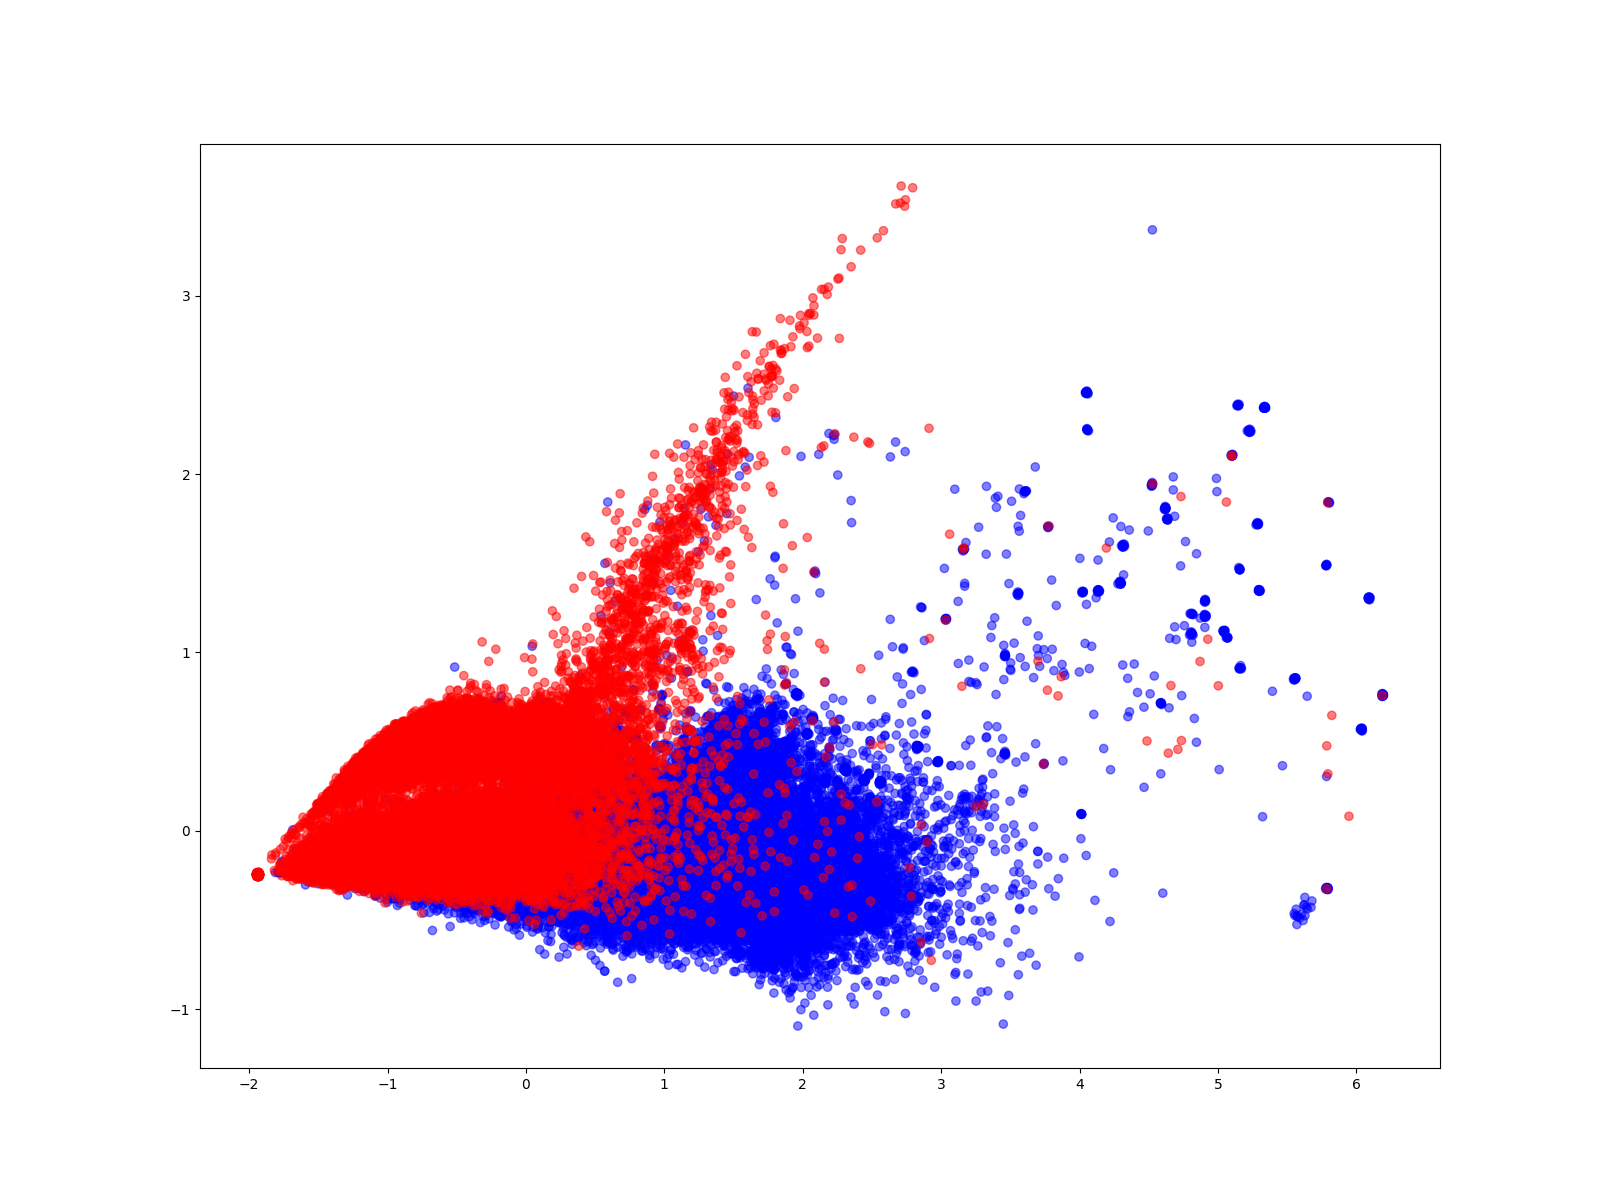

The Python source for this figure:
import matplotlib.pyplot as plt
from math import isclose
from sklearn.decomposition import PCA
import os
import networkx as nx
import numpy as np
import pandas as pd
from stellargraph import StellarGraph, datasets
from stellargraph.data import EdgeSplitter
from collections import Counter
import multiprocessing
from IPython.display import display, HTML
from sklearn.model_selection import train_test_split
from stellargraph.mapper import KGTripleGenerator
from stellargraph.layer import ComplEx
from tensorflow.keras import callbacks, optimizers, losses, metrics, regularizers, Model

#access the data
g0 = nx.read_graphml('/srv/abacus-1/txnetworks_blockchains/bitcoin/heur_1_networks_day/2019-12-31.graphml.bz2')
for i in range(1, 5):
    globals()["g"+str(i)] = nx.read_graphml('/srv/abacus-1/txnetworks_blockchains/bitcoin/heur_1_networks_day/2020-01-0' + str(i) + '.graphml.bz2')
for j in range(0, 3):
    globals()["g"+str(5 + j)] = nx.read_graphml('/srv/abacus-1/txnetworks_blockchains/bitcoin/heur_1_networks_week/2020-01-' + str(11 + j*7) + '.graphml.bz2')
g8 = nx.read_graphml('/srv/abacus-1/txnetworks_blockchains/bitcoin/heur_1_networks_week/2020-02-01.graphml.bz2')
g9 = nx.read_graphml('/srv/abacus-1/txnetworks_blockchains/bitcoin/heur_1_networks_week/2020-02-08.graphml.bz2')
for j in range(2, 5):
    globals()["g"+str(8 + j)] = nx.read_graphml('/srv/abacus-1/txnetworks_blockchains/bitcoin/heur_1_networks_week/2020-02-' + str(1 + j*7) + '.graphml.bz2')
g13 = nx.read_graphml('/srv/abacus-1/txnetworks_blockchains/bitcoin/heur_1_networks_week/2020-03-07.graphml.bz2')
for j in range(1, 4):
    globals()["g"+str(13 + j)] = nx.read_graphml('/srv/abacus-1/txnetworks_blockchains/bitcoin/heur_1_networks_week/2020-03-' + str(7 + j*7) + '.graphml.bz2')
g17 = nx.read_graphml('/srv/abacus-1/txnetworks_blockchains/bitcoin/heur_1_networks_week/2020-04-04.graphml.bz2')
for j in range(1, 4):
    globals()["g"+str(17 + j)] = nx.read_graphml('/srv/abacus-1/txnetworks_blockchains/bitcoin/heur_1_networks_week/2020-04-' + str(4 + j*7) + '.graphml.bz2')
g21 = nx.read_graphml('/srv/abacus-1/txnetworks_blockchains/bitcoin/heur_1_networks_week/2020-05-02.graphml.bz2')
g22 = nx.read_graphml('/srv/abacus-1/txnetworks_blockchains/bitcoin/heur_1_networks_week/2020-05-09.graphml.bz2')
for j in range(1, 4):
    globals()["g"+str(22 + j)] = nx.read_graphml('/srv/abacus-1/txnetworks_blockchains/bitcoin/heur_1_networks_week/2020-05-' + str(9 + j*7) + '.graphml.bz2')
g26 = nx.read_graphml('/srv/abacus-1/txnetworks_blockchains/bitcoin/heur_1_networks_week/2020-06-06.graphml.bz2')
for j in range(1, 4):
    globals()["g"+str(26 + j)] = nx.read_graphml('/srv/abacus-1/txnetworks_blockchains/bitcoin/heur_1_networks_week/2020-06-' + str(6 + j*7) + '.graphml.bz2')
g30 = nx.read_graphml('/srv/abacus-1/txnetworks_blockchains/bitcoin/heur_1_networks_week/2020-07-04.graphml.bz2')
for j in range(1, 4):
    globals()["g"+str(30 + j)] = nx.read_graphml('/srv/abacus-1/txnetworks_blockchains/bitcoin/heur_1_networks_week/2020-07-' + str(4 + j*7) + '.graphml.bz2')
g34 = nx.read_graphml('/srv/abacus-1/txnetworks_blockchains/bitcoin/heur_1_networks_week/2020-08-01.graphml.bz2')
g35 = nx.read_graphml('/srv/abacus-1/txnetworks_blockchains/bitcoin/heur_1_networks_week/2020-08-08.graphml.bz2')
for j in range(1, 4):
    globals()["g"+str(35 + j)] = nx.read_graphml('/srv/abacus-1/txnetworks_blockchains/bitcoin/heur_1_networks_week/2020-08-' + str(8 + j*7) + '.graphml.bz2')
g39 = nx.read_graphml('/srv/abacus-1/txnetworks_blockchains/bitcoin/heur_1_networks_week/2020-09-05.graphml.bz2')
for j in range(1, 4):
    globals()["g"+str(39 + j)] = nx.read_graphml('/srv/abacus-1/txnetworks_blockchains/bitcoin/heur_1_networks_week/2020-09-' + str(5 + j*7) + '.graphml.bz2')
g43 = nx.read_graphml('/srv/abacus-1/txnetworks_blockchains/bitcoin/heur_1_networks_week/2020-10-03.graphml.bz2')
for j in range(1, 5):
    globals()["g"+str(43 + j)] = nx.read_graphml('/srv/abacus-1/txnetworks_blockchains/bitcoin/heur_1_networks_week/2020-10-' + str(3 + j*7) + '.graphml.bz2')
g48 = nx.read_graphml('/srv/abacus-1/txnetworks_blockchains/bitcoin/heur_1_networks_week/2020-11-07.graphml.bz2')
for j in range(1, 4):
    globals()["g"+str(48 + j)] = nx.read_graphml('/srv/abacus-1/txnetworks_blockchains/bitcoin/heur_1_networks_week/2020-11-' + str(7 + j*7) + '.graphml.bz2')
g52 = nx.read_graphml('/srv/abacus-1/txnetworks_blockchains/bitcoin/heur_1_networks_day/2020-11-29.graphml.bz2')
g53 = nx.read_graphml('/srv/abacus-1/txnetworks_blockchains/bitcoin/heur_1_networks_day/2020-11-30.graphml.bz2')
for i in range(1, 10):
    globals()["g"+str(i + 53)] = nx.read_graphml('/srv/abacus-1/txnetworks_blockchains/bitcoin/heur_1_networks_day/2020-12-0' + str(i) + '.graphml.bz2')
for i in range(10, 15):
    globals()["g"+str(i + 53)] = nx.read_graphml('/srv/abacus-1/txnetworks_blockchains/bitcoin/heur_1_networks_day/2020-12-' + str(i) + '.graphml.bz2')


#removes the nodes not in g0 from g1-g67
for i in range(1, 68):
    globals()["g"+str(i)+"_copy"] = globals()["g"+str(i)].copy()
    globals()["g"+str(i)+"_copy"].remove_nodes_from(n for n in globals()["g"+str(i)] if n not in g0)

#compose g1_copy-g67_copy

R = nx.compose(g1_copy, g2_copy)
attr_n_tx = {e: g1_copy.edges[e]['n_tx'] + g2_copy.edges[e]['n_tx'] for e in g1_copy.edges & g2_copy.edges}
nx.set_edge_attributes(R, attr_n_tx, 'n_tx')
attr_value = {e: g1_copy.edges[e]['value'] + g2_copy.edges[e]['value'] for e in g1_copy.edges & g2_copy.edges}
nx.set_edge_attributes(R, attr_value, 'value')
for i in range(3,68):
    R = nx.compose(R, globals()["g"+str(i)+"_copy"])
    attr_n_tx = {e: R.edges[e]['n_tx'] + globals()["g"+str(i)+"_copy"].edges[e]['n_tx'] for e in R.edges & globals()["g"+str(i)+"_copy"].edges}
    nx.set_edge_attributes(R, attr_n_tx, 'n_tx')
    attr_value = {e: R.edges[e]['value'] + globals()["g"+str(i)+"_copy"].edges[e]['value'] for e in R.edges & globals()["g"+str(i)+"_copy"].edges}
    nx.set_edge_attributes(R, attr_value, 'value')
    i += 1

print('R.number_of_nodes: ' + str(R.number_of_nodes))
print('R.number_of_edges: ' + str(R.number_of_edges()))


R = StellarGraph.from_networkx(R,edge_weight_attr="n_tx" and "value")
print(R.info())

# Define an edge splitter on the original graph:
edge_splitter_test = EdgeSplitter(R)

# Randomly sample a fraction p=0.1 of all positive links, and same number of negative links, from graph, and obtain the
# reduced graph graph_test with the sampled links removed:
graph_test, examples_test, labels_test = edge_splitter_test.train_test_split(
    p=0.1, method="global"
)
#graph_test = StellarGraph.from_networkx(graph_test)
print(graph_test.info())

# Do the same process to compute a training subset from within the test graph
edge_splitter_train = EdgeSplitter(graph_test, R)
graph_train, examples, labels = edge_splitter_train.train_test_split(
    p=0.1, method="global"
)
(
    examples_train,
    examples_model_selection,
    labels_train,
    labels_model_selection,
) = train_test_split(examples, labels, train_size=0.75, test_size=0.25)

print(graph_train.info())

df1 = pd.DataFrame(
    [
        (
            "Training Set",
            len(examples_train),
            "Train Graph",
            "Old Graph",
            "Train the Link Classifier",
        ),
        (
            "Model Selection",
            len(examples_model_selection),
            "Train Graph",
            "Old Graph",
            "Select the best Link Classifier model",
        ),
        (
            "Test set",
            len(examples_test),
            "Test Graph",
            "New Graph",
            "Evaluate the best Link Classifier",
        ),
    ],
    columns=("Split", "Number of Examples", "Hidden from", "Picked from", "Use"),
).set_index("Split")
display(df1)

p = 1.0
q = 1.0
dimensions = 128
num_walks = 1
walk_length = 100
window_size = 10
num_epochs = 1
workers = multiprocessing.cpu_count()

from stellargraph.data import BiasedRandomWalk
from gensim.models import Word2Vec


def node2vec_embedding(graph, name):
    rw = BiasedRandomWalk(graph)
    walks = rw.run(graph.nodes(), n=num_walks, length=walk_length, p=p, q=q)
    print(f"Number of random walks for '{name}': {len(walks)}")

    model = Word2Vec(
        walks,
        vector_size=dimensions,
        window=window_size,
        min_count=0,
        sg=1,
        workers=workers,
        epochs=num_epochs,
    )

    def get_embedding(u):
        return model.wv[u]

    return get_embedding

embedding_train = node2vec_embedding(graph_train, "Train Graph")

from sklearn.pipeline import Pipeline
from sklearn.linear_model import LogisticRegressionCV
from sklearn.metrics import roc_auc_score
from sklearn.preprocessing import StandardScaler


# 1. link embeddings
def link_examples_to_features(link_examples, transform_node, binary_operator):
    return [
        binary_operator(transform_node(src), transform_node(dst))
        for src, dst in link_examples
    ]


# 2. training classifier
def train_link_prediction_model(
    link_examples, link_labels, get_embedding, binary_operator
):
    clf = link_prediction_classifier()
    link_features = link_examples_to_features(
        link_examples, get_embedding, binary_operator
    )
    clf.fit(link_features, link_labels)
    return clf


def link_prediction_classifier(max_iter=2000):
    lr_clf = LogisticRegressionCV(Cs=10, cv=10, scoring="roc_auc", max_iter=max_iter)
    return Pipeline(steps=[("sc", StandardScaler()), ("clf", lr_clf)])


# 3. and 4. evaluate classifier
def evaluate_link_prediction_model(
    clf, link_examples_test, link_labels_test, get_embedding, binary_operator
):
    link_features_test = link_examples_to_features(
        link_examples_test, get_embedding, binary_operator
    )
    score = evaluate_roc_auc(clf, link_features_test, link_labels_test)
    return score


def evaluate_roc_auc(clf, link_features, link_labels):
    predicted = clf.predict_proba(link_features)

    # check which class corresponds to positive links
    positive_column = list(clf.classes_).index(1)
    return roc_auc_score(link_labels, predicted[:, positive_column])

def operator_hadamard(u, v):
    return u * v


def operator_l1(u, v):
    return np.abs(u - v)


def operator_l2(u, v):
    return (u - v) ** 2


def run_link_prediction(binary_operator):
    clf = train_link_prediction_model(
        examples_train, labels_train, embedding_train, binary_operator
    )
    score = evaluate_link_prediction_model(
        clf,
        examples_model_selection,
        labels_model_selection,
        embedding_train,
        binary_operator,
    )

    return {
        "classifier": clf,
        "binary_operator": binary_operator,
        "score": score,
    }


binary_operators = [operator_hadamard, operator_l1, operator_l2]

results = [run_link_prediction(op) for op in binary_operators]
best_result = max(results, key=lambda result: result["score"])

print(f"Best result from '{best_result['binary_operator'].__name__}'")

df2=pd.DataFrame(
    [(result["binary_operator"].__name__, result["score"]) for result in results],
    columns=("name", "ROC AUC score"),
).set_index("name")
display(df2)

embedding_test = node2vec_embedding(graph_test, "Test Graph")

test_score = evaluate_link_prediction_model(
    best_result["classifier"],
    examples_test,
    labels_test,
    embedding_test,
    best_result["binary_operator"],
)
print(
    f"ROC AUC score on test set using '{best_result['binary_operator'].__name__}': {test_score}"
)

# Calculate edge features for test data
link_features = link_examples_to_features(
    examples_test, embedding_test, best_result["binary_operator"]
)

# Learn a projection from 128 dimensions to 2
pca = PCA(n_components=2)
X_transformed = pca.fit_transform(link_features)

# plot the 2-dimensional points
plt.figure(figsize=(16, 12))
plt.scatter(
    X_transformed[:, 0],
    X_transformed[:, 1],
    c=np.where(labels_test == 1, "b", "r"),
    alpha=0.5,
)
plt.show()
plt.savefig('WDK_year_traintestg2_v2.png')

